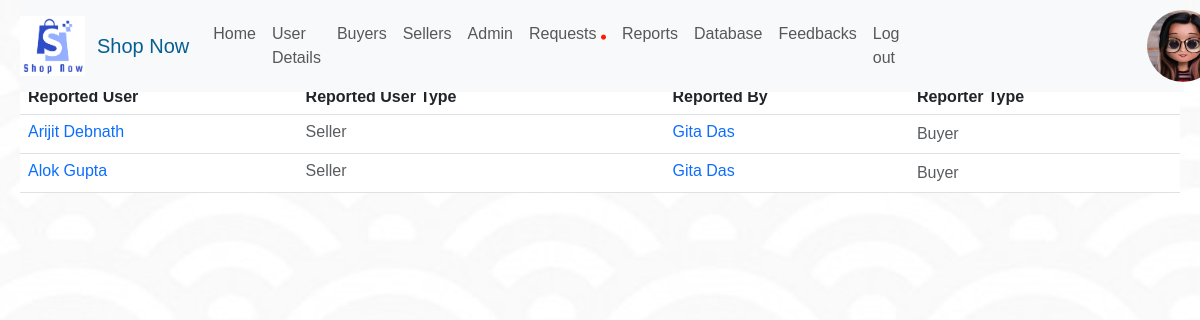
Screenshot of /reports.php (signed in) with the database file from the repository.
### tables this page shows
CREATE TABLE `reports` (
  `Serial_no` int(245) NOT NULL,
  `Type` varchar(255) NOT NULL,
  `Email` varchar(255) NOT NULL,
  `ReportedBy` varchar(255) NOT NULL,
  `ReportedByType` varchar(255) NOT NULL
);

CREATE TABLE `sellerdetails` (
  `Serial_no` int(255) NOT NULL,
  `Name` varchar(255) DEFAULT NULL,
  `Gender` varchar(10) NOT NULL,
  `Email` varchar(255) DEFAULT NULL,
  `Username` varchar(256) DEFAULT NULL,
  `Password` varchar(256) DEFAULT NULL,
  `Phone` varchar(255) DEFAULT NULL,
  `Shop_name` varchar(256) DEFAULT NULL,
  `Shop_Type` varchar(255) NOT NULL,
  `Address` varchar(256) DEFAULT NULL,
  `State` varchar(256) DEFAULT NULL,
  `Photo_Id` varchar(256) NOT NULL,
  `Allow` varchar(255) DEFAULT NULL,
  `Identity` varchar(255) NOT NULL,
  `Question` varchar(255) NOT NULL,
  `Answer` varchar(255) NOT NULL
);

CREATE TABLE `buyerdetails` (
  `Serial_no` int(11) NOT NULL,
  `Name` varchar(255) NOT NULL,
  `Gender` varchar(25) NOT NULL,
  `Email` varchar(255) NOT NULL,
  `Username` varchar(255) NOT NULL,
  `Password` varchar(255) NOT NULL,
  `Phone_no` varchar(25) NOT NULL,
  `City` varchar(255) NOT NULL,
  `Address` varchar(256) NOT NULL,
  `State` varchar(256) NOT NULL,
  `Photo_Id` varchar(255) NOT NULL,
  `Allow` varchar(255) DEFAULT NULL,
  `Question` varchar(255) NOT NULL,
  `Answer` varchar(255) NOT NULL
);

### reports.php (the view, shortened to what this page needs)
<?php
include_once('database.php');
?>
<html>
    <head>
    <link rel="stylesheet" href="#">
    <link rel="stylesheet" href="style.css">
<link rel="stylesheet" href="https://cdnjs.cloudflare.com/ajax/libs/font-awesome/4.7.0/css/font-awesome.min.css">
    <link href="https://cdn.jsdelivr.net/npm/bootstrap@5.3.0-alpha1/dist/css/bootstrap.min.css" rel="stylesheet">
    <link rel="stylesheet" href="https://cdnjs.cloudflare.com/ajax/libs/font-awesome/4.7.0/css/font-awesome.min.css">
<link rel="stylesheet" href="https://cdnjs.cloudflare.com/ajax/libs/font-awesome/6.4.0/css/all.min.css" />
    </head>
    <body style="background-color:hsl(0,0%,95%); margin:0 20px; font-family: 'Gill Sans', 'Gill Sans MT', Calibri, 'Trebuchet MS', sans-serif; " onload="myFunction()">
<?php
$email=$_SESSION['admin'];
$sql="SELECT * FROM admindetails WHERE Email='$email'";
$result=mysqli_query($conn,$sql);
if(mysqli_num_rows($result)>0){
    while($row=mysqli_fetch_assoc($result)){
        $bgn=$row['Gender'];
        $bpid=$row['Photo_id'];
        if(!empty($bpid)){
            $photo="adminUpload/".$bpid;
        }
        else{
            $bgn=strtolower($bgn);
            $photo="uploads/".$bgn.".jpg";
        }
      }
}
else{
    echo "<div  class='alert alert-danger' role='alert'>Something went wrong. Please try again later!!
  </div>";
}
?>
<?php
$s="SELECT * FROM sellerdetails WHERE Allow=''";
$r=mysqli_query($conn,$s);
if(mysqli_num_rows($r)>0){
  $req="<i class='fa-solid fa-circle' style='color: #ff1900;font-size:5px'></i>";
}
else{
  $req="";
}
?>
    <nav class="navbar navbar-expand-lg navbar-light bg-light  pr-4 container-fluid" style="z-index:99;position:fixed; width:97%" >
    <img src="uploads/logo.jpg" height="60rem" width="65rem" class="logo mt-2 mb-2 ml-2">
  <a class="navbar-brand" href="index.php" style="color:rgb(6, 94, 145) ;padding-left: 1vw; "> Shop Now</a>
  <div class="collapse navbar-collapse" id="navbarSupportedContent">
    <ul class="navbar-nav mr-4">
      <li class="nav-item active">
        <a class="nav-link " href="AdminHomepage.php">Home</a>
      </li>
      <li class="nav-item">
        <a class="nav-link " href="AdminUserDetails.php">User Details</a>
      </li>
      <li class="nav-item">
        <a class="nav-link "  href="AdminBuyerPage.php" >Buyers</a>
      </li>
      <li class="nav-item">
        <a class="nav-link "  href="AdminSellerPage.php"  >Sellers</a>
      </li>
      <li class="nav-item">
        <a class="nav-link "  href="AdminPage.php"  >Admin</a>
      </li>
      <li>
      <a class="nav-link" href="SellerRequests.php" >Requests&nbsp;<?php echo $req ?></a>
      </li>
      <li>
      <a class="nav-link" href="reports.php" >Reports</a>
      </li>
      <li>
      <a class="nav-link" href="Adminddatabase.php" >Database</a>
      </li>
      <li>
      <a class="nav-link" href="AdminFeedback.php" >Feedbacks</a>
      </li>
      <li class="nav-item">
        <a class="nav-link " href="logout.php">Log out</a>
      </li>
    </ul>
<div class="float-right icon">
  <a href="AdminUserDetails.php" style="display:flex;"><img src="<?php echo $photo ?>" style="height:9vh; width:9vh; object-fit: cover;  border-radius: 50px; margin-left:15rem; cursor:pointer"></a></div>
</nav>
<table class="table align-middle mb-0 bg-white" style=" position:relative;top:5rem;">
  <thead class="bg-light mt-4">
    <tr>
      <th>Reported User</th>
      <th>Reported User Type</th>
      <th>Reported By</th>
      <th>Reporter Type </th>
    </tr>
  </thead>
  <tbody>
<?php
$sql="SELECT * FROM reports ";
$result=mysqli_query($conn,$sql);
if(mysqli_num_rows($result)>0){
    while($row=mysqli_fetch_assoc($result)){
        $Type=$row['Type'];
        $Email=$row['Email'];
        $ReportedBy=$row['ReportedBy'];
        $ReportedByType=$row['ReportedByType'];
        if($Type=='Seller'){
            $s="SELECT * FROM sellerdetails WHERE Email='$Email'";
            $r=mysqli_query($conn,$s);
            if(mysqli_num_rows($r)>0){
                while($ro=mysqli_fetch_assoc($r)){
                    $ss=$ro['Serial_no'];
                    $Name="<a href='SellerView.php?id=$ss' style='text-decoration:none'>".$ro['Name']."</a>";
        }
        }}
        else{
            $s="SELECT * FROM buyerdetails WHERE Email='$Email'";
            $r=mysqli_query($conn,$s);
            if(mysqli_num_rows($r)>0){
                while($ro=mysqli_fetch_assoc($r)){
                    $ss=$ro['Serial_no'];
                    $Name="<a href='BuyerView.php?id=$ss' style='text-decoration:none'>".$ro['Name']."</a>";
        }}}
        if($ReportedByType=='Seller'){
            $si="SELECT * FROM sellerdetails WHERE Email='$ReportedBy'";
            $ri=mysqli_query($conn,$si);
            if(mysqli_num_rows($r)>0){
                while($roi=mysqli_fetch_assoc($ri)){
                    $ss=$roi['Serial_no'];
                    $ReName="<a href='SellerView.php?id=$ss' style='text-decoration:none'>".$roi['Name']."</a>";
        }
        }}
        else{
            $si="SELECT * FROM buyerdetails WHERE Email='$ReportedBy'";
            $ri=mysqli_query($conn,$si);
            if(mysqli_num_rows($ri)>0){
                while($roi=mysqli_fetch_assoc($ri)){
                    $ss=$roi['Serial_no'];
                    $ReName="<a href='BuyerView.php?id=$ss' style='text-decoration:none'>".$roi['Name']."</a>";
        }}}
?>
<tr >
      <td>
      <p class="text-muted mb-1"><?php echo $Name?></p>
      </td>
      <td>
      <p class="text-muted mb-1"><?php echo $Type?></p>
      </td>
      <td>
      <p class="text-muted mb-1"><?php echo $ReName?></p>
      </td>
      <td>
     <p class="text-muted mb-0"><?php echo $ReportedByType?></p>
      </td>
    </tr>
    <?php
     }
 }
    ?>
  </tbody>
</table>
    </body></html>

### style.css (style rules this page uses)
* { margin: 0; padding: 0; }

### reports.php (style rules this page uses)
* { padding:0; margin:0; text-decoration: none; }
body { background-color:rgba(88, 88, 88, 0.856); background-size: cover; background-image:url("uploads/b1.jpg"); background-blend-mode: lighten; }

### rows the page displays
reports: sellerdetails.Name "Arijit Debnath", Type "Seller", buyerdetails.Name "Gita Das", ReportedByType "Buyer"
reports: sellerdetails.Name "Alok Gupta", Type "Seller", buyerdetails.Name "Gita Das", ReportedByType "Buyer"
